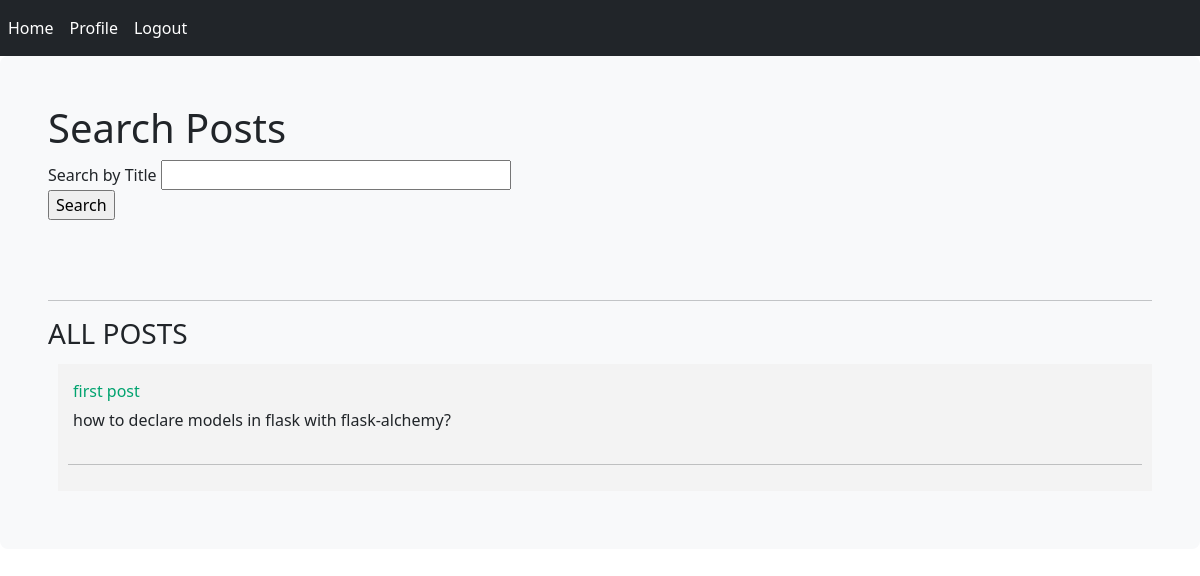
The app's page /home (signed in), older data.
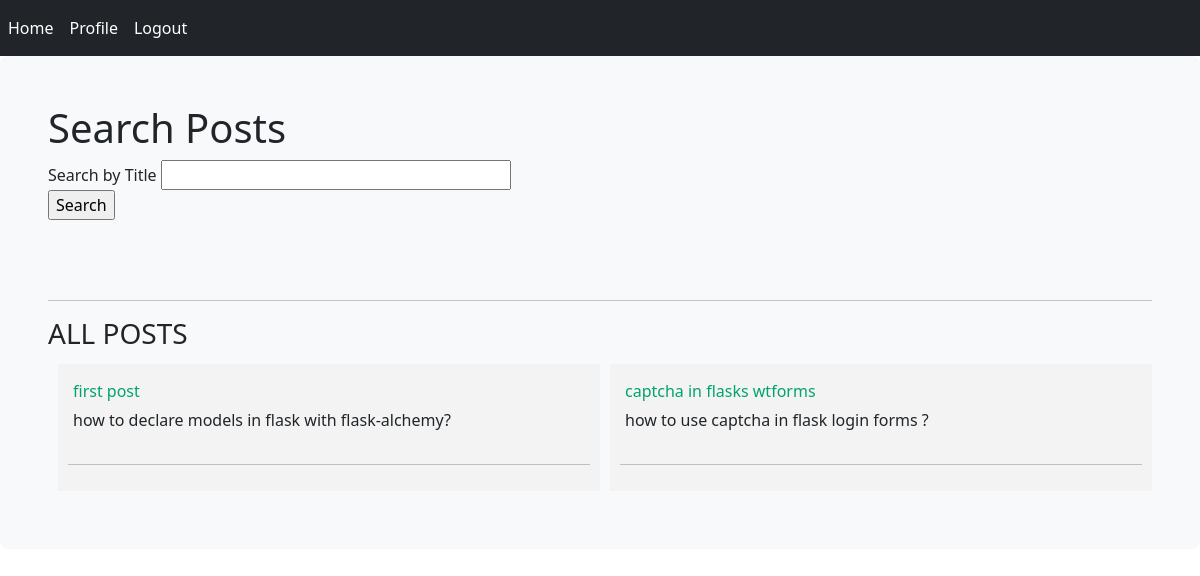
The same page, newer data.
### blog/models.py (models this page shows, shortened)
class Post(db.Model):
    id = db.Column(db.Integer, primary_key=True)
    title = db.Column(db.String(120),nullable=False)
    date = db.Column(db.DateTime, default=datetime.now)
    content = db.Column(db.Text, nullable=False)
    user_id = db.Column(db.Integer, db.ForeignKey('user.id'), nullable=False)
    comments = db.relationship('Comment', cascade="all, delete", backref='post', lazy=True)
    likes = db.relationship('Like', cascade="all, delete", backref='like', lazy=True)

### blog/routes.py (the view)
@app.route('/', methods=['GET', 'POST'])
@app.route('/home', methods=['GET', 'POST'])
@login_required
def home():
    form = SearchForm()
    posts = Post.query.all()
    return render_template('home.html', form=form, posts=posts)

### blog/forms.py
class SearchForm(FlaskForm):
    title = StringField('Search by Title', validators=[DataRequired(message="please enter any title")])
    submit = SubmitField('Search')

### blog/models.py (called while the page is built)
@login_manager.user_loader
def load_user(user_id):
    return User.query.get(int(user_id))

### blog/templates/home.html (shortened to what this page needs)
{% extends 'base.html' %}
{% block css %}
<link rel="stylesheet" href="{{ url_for('static', filename='home.css') }}">
{% endblock %}
{% block content %}
    <h1>Search Posts</h1>
    <form method="POST" action="{{ url_for('search_post') }}">
        {{ form.title.label }} {{ form.title(size=32) }}<br>
        {{ form.submit() }}
    </form>
    </ul><br><br><hr>
    <h3>ALL POSTS</h3>
    <div class="content">
        {% for post in posts %}
            <div class="post">
                    <p class="title">
                        <a href="{{ url_for('post_detail', post_id=post.id) }}">
                            {{ post.title }}
                        </a>
                    </p>
                <div class="content">
                    <p>{{ post.content }}</p>
                </div>
                <hr>
            </div>
        {% endfor %}
    </div>
{% endblock %}

### blog/templates/base.html (shortened to what this page needs)
<!DOCTYPE html>
<html lang="en">
<head>
{% block css %}
{% endblock %}
<link href="https://cdn.jsdelivr.net/npm/bootstrap@5.3.3/dist/css/bootstrap.min.css" rel="stylesheet">
</head>
<body>
    {% include 'includes/navbar.html' %}
    <div class="p-5 mb-4 bg-light rounded-3">
        {% block content %} {% endblock %}
    </div>
</body>
</html>

### blog/templates/includes/navbar.html
<nav class="navbar navbar-expand-lg navbar-dark bg-dark">
    <div class="navbar-nav">
        <a class="nav-link active" aria-current="page" href="{{ url_for('home') }}">Home</a>
        {% if current_user.is_authenticated %}
            <a class="nav-link active" aria-current="page" href="{{ url_for('profile', user_id=current_user.id) }}">Profile</a>
            <a class="nav-link active" aria-current="page" href="{{ url_for('logout') }}">Logout</a>
        {% else %}
            <a class="nav-link active" aria-current="page" href="{{ url_for('login') }}">Login</a>
            <a class="nav-link active" aria-current="page" href="{{ url_for('register') }}">Register</a>
        {% endif %}
    </div>
</nav>

### blog/static/home.css (style rules this page uses)
.title { margin: 5px; }
.content { margin: 5px; width: 100%; display: flex; flex-direction: row; flex-wrap: wrap; }
.post { flex: 20%; padding: 10px; margin: 5px; background-color: #f3f3f3; inline-size: 100%; }
.title a { color: #00a36f; text-decoration: none; }

Row changes from the older to the newer data that the page shows:
added Post: title "captcha in flasks wtforms", content "how to use captcha in flask login forms ?"
